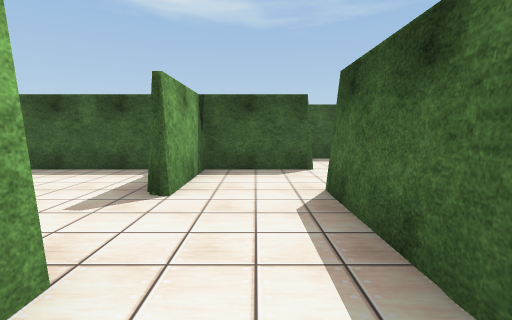
view 1 (above)

15 first-person views from a walk through a 3-D level made in the Unity game engine. The camera is 1.5 m above the floor, tilts 6° down and sees 85° across. The floor is counted in squares, 2 m on a side. Each view is taken from the middle of a square. On the plan, view 1 faces up. The plan holds only what a view shows up to about 10 squares ahead; the rest is blank. The player character is not drawn. Some animated figures are left out. Some surface patterns are stand-ins.

view 2
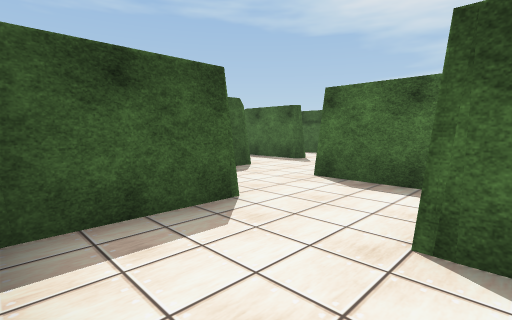

view 3
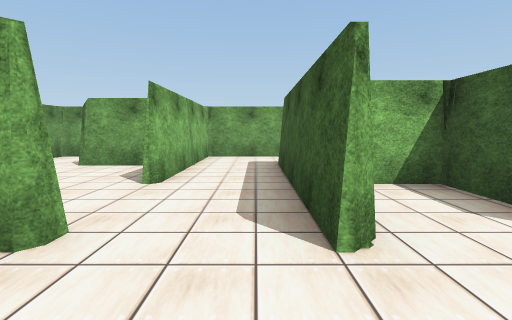

view 4
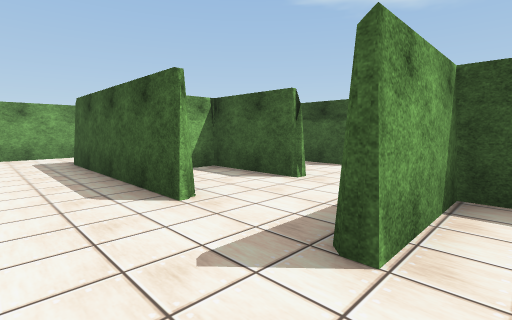

view 5
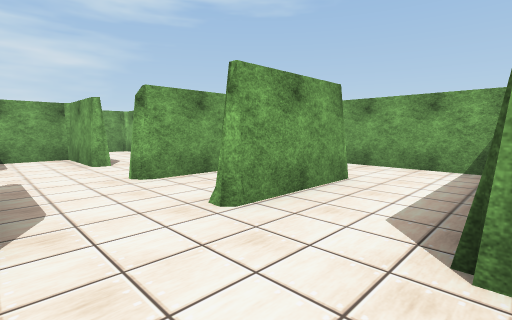

view 6
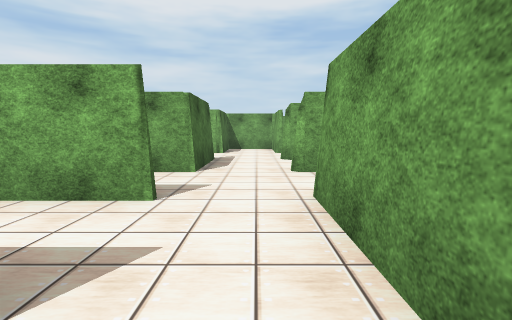

view 7
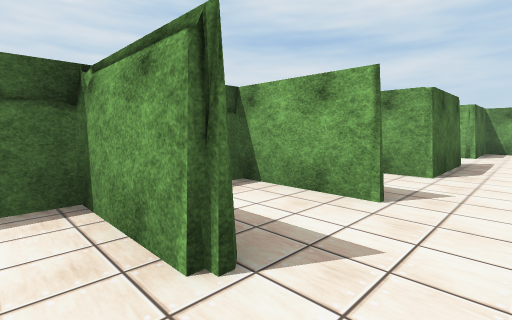

view 8
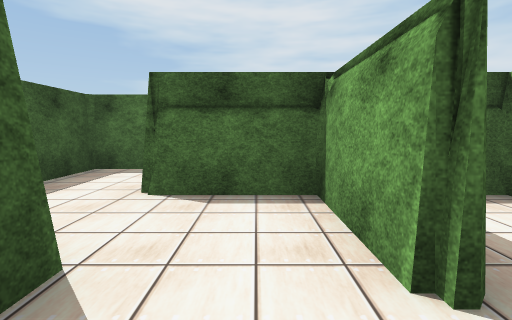

view 9
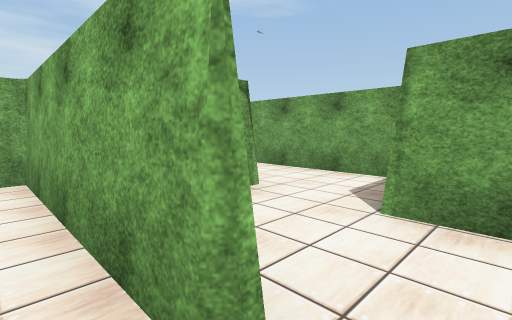

view 10
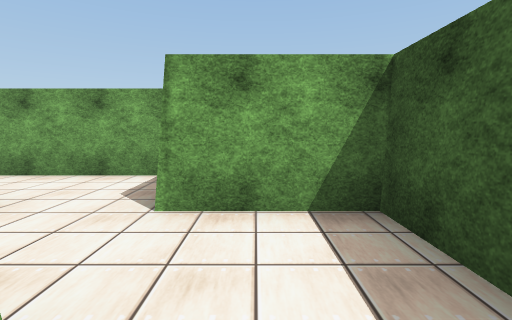

view 11
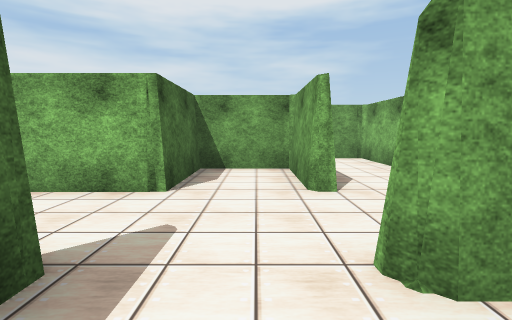

view 12
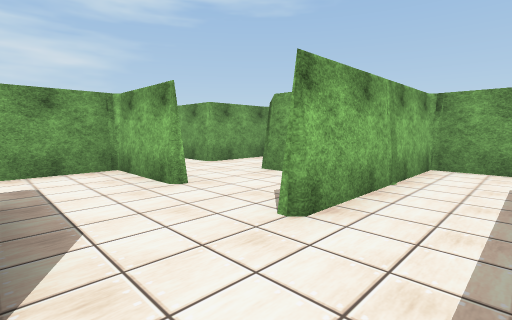

view 13
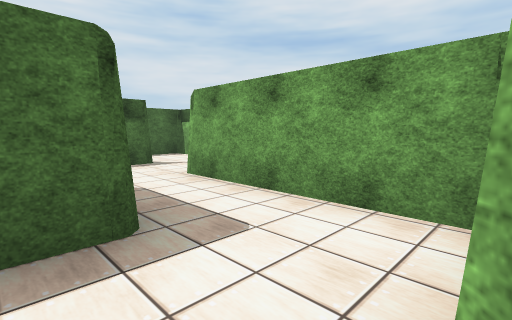

view 14
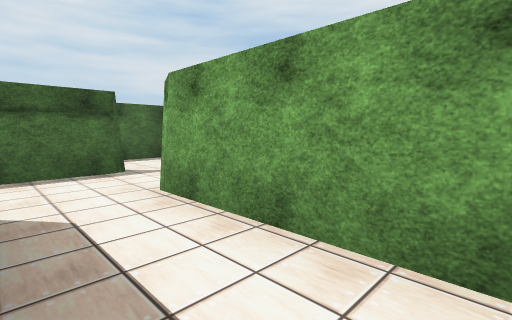

view 15
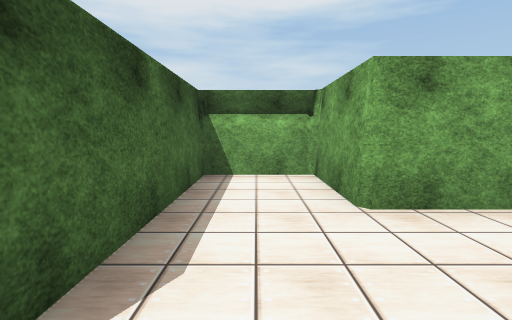

### Floor plan
Points are (right, up) in squares from view 1. A wall is a line through its corners. A room is listed if a view was taken in it or the views show most of it. See-through windows are left out.
Room 1 (views 1, 2, 13, 15)
walls: (-3.1, 2) (-3.1, 1.4) (-1, 1.4) (-1, -0.8) (0.9, -0.8) (0.9, 3.5); (1.1, 5.4) (-1, 5.4) (-1, 3.1)
ways out: opening at (1, 4) to room 8; opening at (-2, 4)
Room 2 (view 3)
walls: (3.3, 5.6) (3.3, 3.5) (5.1, 3.5) (5.1, 5.6)
ways out: opening at (5, 6.5) to room 3; opening at (4, 8) to room 6; opening at (3, 6.5) to room 7
Room 3 (view 4)
walls: (7.3, 8.2) (7.3, 8.9); (5.9, 9.6) (5.4, 9.6) (5.4, 7.5); (5.1, 5.6) (7, 5.6)
ways out: opening at (5, 6.5) to room 2
Room 4 (views 5, 6, 7, 8)
walls: (5.1, 12) (7.4, 12); (5.1, 14.2) (7.3, 14.2) (7.3, 16.5); (3.3, 15.5) (3.3, 11.6); (5.1, 9.9) (6, 9.9); (5.4, 16.1) (5, 16.1)
ways out: opening at (4, 10) to room 6; opening at (3, 11) to room 9; opening at (6, 16) to room 10
Room 5 (views 9, 10)
walls: (7.5, 16.4) (7.5, 12); (9.5, 17.1) (9.5, 18.2) (7.6, 18.2)
ways out: opening at (7, 17) to room 10
Room 6 (view 11)
walls: (3.4, 9.6) (1.1, 9.6) (1.1, 8.6); (1.6, 7.8) (3.1, 7.8) (3.4, 7.5); (5.1, 7.5) (5.1, 9.9)
ways out: opening at (4, 8) to room 2; opening at (4, 10) to room 4
Room 7 (view 12)
walls: (-3.1, 8) (-3.1, 5.6) (1.1, 5.6); (3.4, 7.5) (-1.2, 7.5); (3, 4.4) (3, 5.6)
ways out: opening at (3, 6.5) to room 2; opening at (2, 5) to room 8
Room 8 (view 14)
walls: (1.1, 3.5) (1.1, 2.6); (3, 3.2) (3, 4.4)
ways out: opening at (1, 4) to room 1; opening at (2, 5) to room 7; opening at (2, 3)
Room 9 (no view inside)
walls: (0.9, 9.9) (3.2, 9.9); (-1, 11.6) (-1, 8.8); (3, 11.8) (1.8, 11.8)
ways out: opening at (3, 11) to room 4
Room 10 (no view inside)
walls: (7.6, 18.2) (5.4, 18.2) (5.4, 16.1)
ways out: opening at (6, 16) to room 4; opening at (7, 17) to room 5

Positions as (right, up) in squares from view 1, and headings:
1: (0, 0), facing up
2: (-1, 3), facing up-right
3: (5, 7), facing left
4: (6, 6), facing up-left
5: (5, 12), facing down-left
6: (4, 15), facing down
7: (4, 15), facing down-right
8: (4, 15), facing right
9: (8, 17), facing down-left
10: (8, 17), facing left
11: (4, 9), facing down
12: (3, 7), facing down-left
13: (1, 4), facing down-right
14: (2, 3), facing down-right
15: (0, 4), facing down
